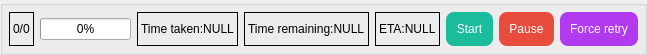
          <widget class="QGroupBox" name="groupBox_Progress">
           <property name="sizePolicy">
            <sizepolicy hsizetype="Preferred" vsizetype="Fixed">
             <horstretch>0</horstretch>
             <verstretch>0</verstretch>
            </sizepolicy>
           </property>
           <property name="minimumSize">
            <size>
             <width>0</width>
             <height>0</height>
            </size>
           </property>
           <property name="maximumSize">
            <size>
             <width>16777215</width>
             <height>51</height>
            </size>
           </property>
           <property name="title">
            <string/>
           </property>
           <layout class="QGridLayout" name="gridLayout_11">
            <property name="leftMargin">
             <number>6</number>
            </property>
            <property name="topMargin">
             <number>6</number>
            </property>
            <property name="rightMargin">
             <number>6</number>
            </property>
            <property name="bottomMargin">
             <number>6</number>
            </property>
            <item row="0" column="5">
             <widget class="QPushButton" name="pushButton_Start">
              <property name="sizePolicy">
               <sizepolicy hsizetype="Fixed" vsizetype="Fixed">
                <horstretch>0</horstretch>
                <verstretch>0</verstretch>
               </sizepolicy>
              </property>
              <property name="minimumSize">
               <size>
                <width>0</width>
                <height>0</height>
               </size>
              </property>
              <property name="maximumSize">
               <size>
                <width>16777215</width>
                <height>16777215</height>
               </size>
              </property>
              <property name="toolTip">
               <string/>
              </property>
              <property name="styleSheet">
               <string notr="true">QPushButton{
background-color: rgb(26, 188, 156);
color: rgb(255, 255, 255);
border-style:outset;
border-radius:8px;
padding:10px;
}
QPushButton:hover{
background-color: rgb(29, 214, 177);
color: rgb(255, 255, 255);
border-style:outset;
border-radius:8px;
padding:10px;
}
QPushButton:pressed{
background-color: rgb(23, 173, 143);
color: rgb(255, 255, 255);
border-style:outset;
border-radius:8px;
padding:10px;
}
QPushButton:disabled{
background-color: rgb(166, 166, 166);
color: rgb(255, 255, 255);
border-style:outset;
border-radius:8px;
padding:10px;
}</string>
              </property>
              <property name="text">
               <string>Start</string>
              </property>
              <property name="iconSize">
               <size>
                <width>25</width>
                <height>25</height>
               </size>
              </property>
             </widget>
            </item>
            <item row="0" column="1">
             <widget class="QProgressBar" name="progressBar">
              <property name="value">
               <number>0</number>
              </property>
              <property name="format">
               <string notr="true">%p%</string>
              </property>
             </widget>
            </item>
            <item row="0" column="4">
             <widget class="QLabel" name="label_ETA">
              <property name="sizePolicy">
               <sizepolicy hsizetype="Fixed" vsizetype="Preferred">
                <horstretch>0</horstretch>
                <verstretch>0</verstretch>
               </sizepolicy>
              </property>
              <property name="frameShape">
               <enum>QFrame::Box</enum>
              </property>
              <property name="lineWidth">
               <number>1</number>
              </property>
              <property name="text">
               <string>ETA:NULL</string>
              </property>
             </widget>
            </item>
            <item row="0" column="0">
             <widget class="QLabel" name="label_progressBar_filenum">
              <property name="sizePolicy">
               <sizepolicy hsizetype="Fixed" vsizetype="Preferred">
                <horstretch>0</horstretch>
                <verstretch>0</verstretch>
               </sizepolicy>
              </property>
              <property name="toolTip">
               <string>Finished/Total</string>
              </property>
              <property name="frameShape">
               <enum>QFrame::Box</enum>
              </property>
              <property name="frameShadow">
               <enum>QFrame::Plain</enum>
              </property>
              <property name="lineWidth">
               <number>1</number>
              </property>
              <property name="text">
               <string notr="true">0/0</string>
              </property>
             </widget>
            </item>
            <item row="0" column="2">
             <widget class="QLabel" name="label_TimeCost">
              <property name="sizePolicy">
               <sizepolicy hsizetype="Fixed" vsizetype="Preferred">
                <horstretch>0</horstretch>
                <verstretch>0</verstretch>
               </sizepolicy>
              </property>
              <property name="frameShape">
               <enum>QFrame::Box</enum>
              </property>
              <property name="lineWidth">
               <number>1</number>
              </property>
              <property name="text">
               <string>Time taken:NULL</string>
              </property>
             </widget>
            </item>
            <item row="0" column="7">
             <widget class="QPushButton" name="pushButton_ForceRetry">
              <property name="enabled">
               <bool>true</bool>
              </property>
              <property name="sizePolicy">
               <sizepolicy hsizetype="Fixed" vsizetype="Fixed">
                <horstretch>0</horstretch>
                <verstretch>0</verstretch>
               </sizepolicy>
              </property>
              <property name="toolTip">
               <string>In some cases, the Engine process can get stuck.

When you find that the [Scale and denoise] progress has 
not changed for a long time, it is recommended that you 
perform a forced retry to remove the stuck.

You can try using [Force Retry] to end the Engine process 
and restart it, and the entire [Scale and denoise] process 
will not be interrupted and will continue.</string>
              </property>
              <property name="styleSheet">
               <string notr="true">QPushButton{
background-color: rgb(178, 58, 238);
color: rgb(255, 255, 255);
border-style:outset;
border-radius:8px;
padding:10px;
}
QPushButton:hover{
background-color: rgb(191, 62, 255);
color: rgb(255, 255, 255);
border-style:outset;
border-radius:8px;
padding:10px;
}
QPushButton:pressed{
background-color: rgb(154, 50, 205);
color: rgb(255, 255, 255);
border-style:outset;
border-radius:8px;
padding:10px;
}
QPushButton:disabled{
background-color: rgb(166, 166, 166);
color: rgb(255, 255, 255);
border-style:outset;
border-radius:8px;
padding:10px;
}</string>
              </property>
              <property name="text">
               <string>Force retry</string>
              </property>
              <property name="iconSize">
               <size>
                <width>25</width>
                <height>25</height>
               </size>
              </property>
             </widget>
            </item>
            <item row="0" column="6">
             <widget class="QPushButton" name="pushButton_Stop">
              <property name="sizePolicy">
               <sizepolicy hsizetype="Fixed" vsizetype="Fixed">
                <horstretch>0</horstretch>
                <verstretch>0</verstretch>
               </sizepolicy>
              </property>
              <property name="maximumSize">
               <size>
                <width>16777215</width>
                <height>16777215</height>
               </size>
              </property>
              <property name="styleSheet">
               <string notr="true">QPushButton{
background-color: rgb(231, 76, 60);
color: rgb(255, 255, 255);
border-style:outset;
border-radius:8px;
padding:10px;
}
QPushButton:hover{
background-color: rgb(255, 102, 64);
color: rgb(255, 255, 255);
border-style:outset;
border-radius:8px;
padding:10px;
}
QPushButton:pressed{
background-color: rgb(204, 65, 53);
color: rgb(255, 255, 255);
border-style:outset;
border-radius:8px;
padding:10px;
}
QPushButton:disabled{
background-color: rgb(166, 166, 166);
color: rgb(255, 255, 255);
border-style:outset;
border-radius:8px;
padding:10px;
}</string>
              </property>
              <property name="text">
               <string>Pause</string>
              </property>
              <property name="iconSize">
               <size>
                <width>25</width>
                <height>25</height>
               </size>
              </property>
             </widget>
            </item>
            <item row="0" column="3">
             <widget class="QLabel" name="label_TimeRemain">
              <property name="sizePolicy">
               <sizepolicy hsizetype="Fixed" vsizetype="Preferred">
                <horstretch>0</horstretch>
                <verstretch>0</verstretch>
               </sizepolicy>
              </property>
              <property name="frameShape">
               <enum>QFrame::Box</enum>
              </property>
              <property name="lineWidth">
               <number>1</number>
              </property>
              <property name="text">
               <string>Time remaining:NULL</string>
              </property>
             </widget>
            </item>
           </layout>
          </widget>
